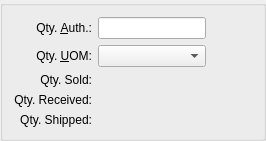
      <widget class="QGroupBox" name="_inventoryGroup" >
       <property name="title" >
        <string/>
       </property>
       <layout class="QGridLayout" >
        <item row="0" column="0" >
         <widget class="QLabel" name="_qtyAuthLit" >
          <property name="text" >
           <string>Qty. &amp;Auth.:</string>
          </property>
          <property name="alignment" >
           <set>Qt::AlignRight|Qt::AlignTrailing|Qt::AlignVCenter</set>
          </property>
          <property name="buddy" >
           <cstring>_qtyAuth</cstring>
          </property>
         </widget>
        </item>
        <item row="0" column="1" >
         <widget class="XLineEdit" name="_qtyAuth" >
          <property name="sizePolicy" >
           <sizepolicy vsizetype="Fixed" hsizetype="Expanding" >
            <horstretch>0</horstretch>
            <verstretch>0</verstretch>
           </sizepolicy>
          </property>
          <property name="maximumSize" >
           <size>
            <width>32767</width>
            <height>32767</height>
           </size>
          </property>
          <property name="text" >
           <string/>
          </property>
          <property name="alignment" >
           <set>Qt::AlignRight</set>
          </property>
         </widget>
        </item>
        <item row="0" column="2" >
         <spacer>
          <property name="orientation" >
           <enum>Qt::Horizontal</enum>
          </property>
          <property name="sizeHint" >
           <size>
            <width>40</width>
            <height>20</height>
           </size>
          </property>
         </spacer>
        </item>
        <item row="1" column="0" >
         <widget class="QLabel" name="_qtyUOMLit" >
          <property name="text" >
           <string>Qty. &amp;UOM:</string>
          </property>
          <property name="alignment" >
           <set>Qt::AlignRight|Qt::AlignTrailing|Qt::AlignVCenter</set>
          </property>
          <property name="buddy" >
           <cstring>_qtyUOM</cstring>
          </property>
         </widget>
        </item>
        <item row="1" column="1" >
         <widget class="XComboBox" name="_qtyUOM" >
          <property name="focusPolicy" >
           <enum>Qt::WheelFocus</enum>
          </property>
         </widget>
        </item>
        <item row="1" column="2" >
         <spacer>
          <property name="orientation" >
           <enum>Qt::Horizontal</enum>
          </property>
          <property name="sizeHint" >
           <size>
            <width>40</width>
            <height>20</height>
           </size>
          </property>
         </spacer>
        </item>
        <item row="2" column="0" >
         <widget class="QLabel" name="_qtySoldLit" >
          <property name="text" >
           <string>Qty. Sold:</string>
          </property>
          <property name="alignment" >
           <set>Qt::AlignRight|Qt::AlignTrailing|Qt::AlignVCenter</set>
          </property>
         </widget>
        </item>
        <item row="2" column="1" colspan="2" >
         <widget class="QLabel" name="_qtySold" >
          <property name="minimumSize" >
           <size>
            <width>80</width>
            <height>0</height>
           </size>
          </property>
          <property name="text" >
           <string/>
          </property>
          <property name="alignment" >
           <set>Qt::AlignRight|Qt::AlignTrailing|Qt::AlignVCenter</set>
          </property>
         </widget>
        </item>
        <item row="3" column="0" >
         <widget class="QLabel" name="_qtyReceivedLit" >
          <property name="text" >
           <string>Qty. Received:</string>
          </property>
          <property name="alignment" >
           <set>Qt::AlignRight|Qt::AlignTrailing|Qt::AlignVCenter</set>
          </property>
         </widget>
        </item>
        <item row="3" column="1" colspan="2" >
         <widget class="QLabel" name="_qtyReceived" >
          <property name="minimumSize" >
           <size>
            <width>80</width>
            <height>0</height>
           </size>
          </property>
          <property name="text" >
           <string/>
          </property>
          <property name="alignment" >
           <set>Qt::AlignRight|Qt::AlignTrailing|Qt::AlignVCenter</set>
          </property>
         </widget>
        </item>
        <item row="4" column="0" >
         <widget class="QLabel" name="_qtyReturnedLit" >
          <property name="text" >
           <string>Qty. Shipped:</string>
          </property>
          <property name="alignment" >
           <set>Qt::AlignRight|Qt::AlignTrailing|Qt::AlignVCenter</set>
          </property>
         </widget>
        </item>
        <item row="4" column="1" colspan="2" >
         <widget class="QLabel" name="_qtyShipped" >
          <property name="minimumSize" >
           <size>
            <width>80</width>
            <height>0</height>
           </size>
          </property>
          <property name="text" >
           <string/>
          </property>
          <property name="alignment" >
           <set>Qt::AlignRight|Qt::AlignTrailing|Qt::AlignVCenter</set>
          </property>
         </widget>
        </item>
       </layout>
      </widget>
